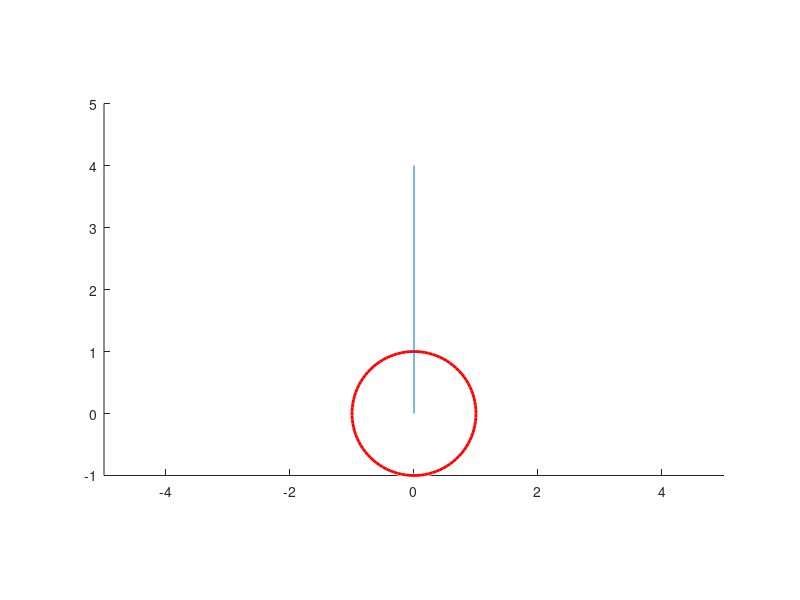

Write MATLAB code to recreate this figure. (Note: this script raises an error after producing the figure.)
a = 2 ; b = 5;
p1 = [0, 0];
axis(gca,'equal');
axis([-5 5 -1 5]);
x = 0;
y = 4;
center = [0,0];
for i=1:500
    cir = viscircles(center,1);
	lin = line([0, 0],[x, y]);
    x = x*cos(simulink_pi(i))-y*sin(simulink_pi(i));
	y = x*sin(simulink_pi(i))-y*cos(simulink_pi(i));
    pause(0.01);
    delete(cir);
    delete(lin);
end
